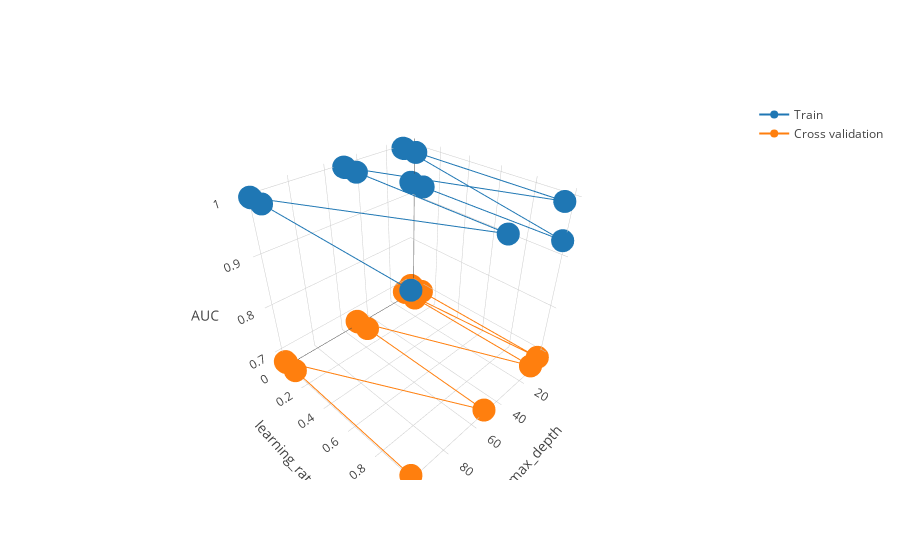

The notebook cell this image was saved under:
### Markdown cell above
## Opeartions on Set 2

### Code cell
BestGB( xtr2, xcv2, ytrain, ycv )

### Figure 1 — Plotly figure (JSON) as saved in the notebook; plotly's stock layout.template omitted (floating-point values rounded to 4 significant figures)
{"data": [{"name": "Train", "type": "scatter3d", "uid": "d2b15fd2-31fb-44d7-9a08-3ae26556b741", "x": [5, 5, 5, 5, 11, 11, 11, 11, 51, 51, 51, 51, 101, 101, 101, 101], "y": [0.01, 0.1, 0, 1, 0.01, 0.1, 0, 1, 0.01, 0.1, 0, 1, 0.01, 0.1, 0, 1], "z": [0.9292, 0.9292, 0.9292, 0.9292, 0.9999, 0.9999, 0.9999, 0.9999, 1, 1, 1, 1, 1, 1, 1, 1]}, {"name": "Cross validation", "type": "scatter3d", "uid": "fc99d715-dfba-4413-8953-3c9eb23edec2", "x": [5, 5, 5, 5, 11, 11, 11, 11, 51, 51, 51, 51, 101, 101, 101, 101], "y": [0.01, 0.1, 0, 1, 0.01, 0.1, 0, 1, 0.01, 0.1, 0, 1, 0.01, 0.1, 0, 1], "z": [0.6875, 0.6875, 0.6875, 0.6875, 0.68, 0.68, 0.68, 0.68, 0.6743, 0.6743, 0.6743, 0.6743, 0.6768, 0.6768, 0.6768, 0.6768]}], "layout": {"scene": {"xaxis": {"title": {"text": "max_depth"}}, "yaxis": {"title": {"text": "learning_rate"}}, "zaxis": {"title": {"text": "AUC"}}}}}
